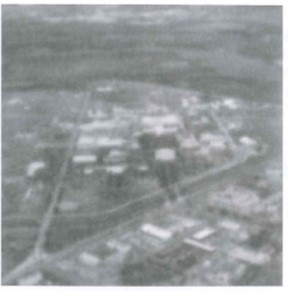
#> input picture HW5-1/Fig5.25.jpg, 288 x 291 px
$ jupyter execute HW5-1_code.ipynb
#> lines starting #> are read from the running program, lines starting #| are printed output that depends on the picture; after the words box and inside, x2 and y2 are one past the last pixel; in counts of white or black regions, pixels touching at a corner belong together
# Libraries

[cell 1]
import cv2
import numpy as np
import matplotlib.pyplot as plt

# Load Images

[cell 2]
img1 = cv2.imread('Fig5.25.jpg', cv2.IMREAD_GRAYSCALE)
#> img1: shape (291, 288); min 92, max 255, mean 151.8
plt.imshow(img1, cmap='gray')
plt.axis('off')
plt.show()

[cell 3]
img2 = cv2.imread('book-cover-blurred.tif', cv2.IMREAD_GRAYSCALE)
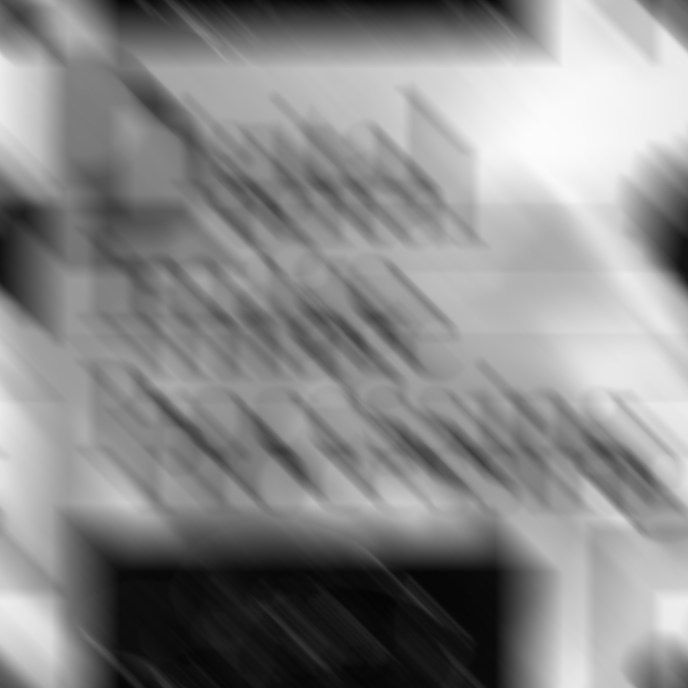
#> input picture HW5-1/book-cover-blurred.tif, 688 x 688 px
#> img2 is the input picture: shape (688, 688); min 4, max 251, mean 137.8
plt.imshow(img2, cmap='gray')
plt.axis('off')
plt.show()

# Useful functions

[cell 4]
def get_magnitude(image):
    return np.log(1 + np.abs(image))

def degradation_func1(image, k=0.0025):
#> called with k = 0.0025
    M, N = image.shape
#> M = 291; N = 288
    u, v = np.meshgrid(np.arange(M), np.arange(N), indexing="ij")
    return np.exp(-k * (((u - M//2)**2 + (v - N//2)**2)**(5/6)))

###TODO###
def degradation_func2(image, T=1, a=0.1, b=0.1):
    M, N = image.shape
    u, v = np.meshgrid(np.linspace(-M//2, M//2, M), np.linspace(-N//2, N//2, N))
    # u, v = np.meshgrid(np.arange(M), np.arange(N))
    return (T * np.sinc(u * a + v * b)) * np.exp(-1j * np.pi * (u * a + v * b))
    # return np.sinc(u*a + v*b) * np.exp(-1j * np.pi * (u*a + v*b))

def LPFilter(image, radius):
    M, N = image.shape
    u, v = np.meshgrid(np.arange(M), np.arange(N), indexing="ij")
    D = ((u - M//2)**2 + (v - N//2)**2)**0.5
    kernel = np.zeros(image.shape[:2], np.float32)
    kernel[D <= radius] = 1
    return kernel

def inverse_filtering(image, H, D_0=0, mode='normal'):
    """
    Inverse Filtering

    Args:
        image: Input image
        H: Degradation function
        figsize: Output size of the result image
        D_0: Low-pass filter radius (default=0)
        mode: output mode (default=normal)
    """
#> called with D_0 = 0, mode = 'format'

    # FFT
    fft = np.fft.fft2(image)
    fft_shifted = np.fft.fftshift(fft)  # Shift the zero frequency component to the center

    if D_0 == 0:
        fft_shifted_filtered = fft_shifted / H
    else:
        lpf = LPFilter(fft_shifted, radius=D_0)
        fft_shifted_filtered = fft_shifted / H * lpf

    # IDFT
    ifft_unshift = np.fft.ifftshift(fft_shifted_filtered)
    ifft = np.fft.ifft2(ifft_unshift)

    rebuilded_image = np.uint8(cv2.normalize(np.abs(ifft), None, 0, 255, cv2.NORM_MINMAX))

    if mode == 'normal':
        plt.figure(figsize=(10, 10))
        plt.subplot(2, 2, 1), plt.imshow(image, cmap='gray')
        plt.title('Original Image'), plt.axis('off')
        plt.subplot(2, 2, 2), plt.imshow(get_magnitude(fft_shifted), cmap='gray')
        plt.title('Fourier Spectrum'), plt.axis('off')
        plt.subplot(2, 2, 3), plt.imshow(get_magnitude(H), cmap='gray')
        plt.title('Degradation Function'), plt.axis('off')
        plt.subplot(2, 2, 4), plt.imshow(rebuilded_image, cmap='gray')
        plt.title(f'Reconstruct Image (w/o limit)'), plt.axis('off')
        plt.show()

    elif mode == 'format':
        D_0_values = [image.shape[0], 40, 70, 85]
#> D_0_values = [291, 40, 70, 85]

        plt.figure(figsize=(16, 16))
        plt.subplot(1, 3, 1), plt.imshow(image, cmap='gray')
        plt.title('Original Image'), plt.axis('off')
        plt.subplot(1, 3, 2), plt.imshow(get_magnitude(fft_shifted), cmap='gray')
        plt.title('Fourier Spectrum'), plt.axis('off')
        plt.subplot(1, 3, 3), plt.imshow(get_magnitude(H), cmap='gray')
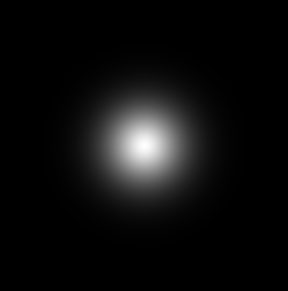
#> H: shape (291, 288) float64; min 2.01e-08, max 1, mean 0.0548
        plt.title('Degradation Function'), plt.axis('off')
        plt.show()

        fig, axs = plt.subplots(2, 2, figsize=(10, 10))

        for i, D_0 in enumerate(D_0_values):
            if D_0 == 0:
                fft_shifted_filtered = fft_shifted / H
            else:
                lpf = LPFilter(fft_shifted, radius=D_0)
                fft_shifted_filtered = fft_shifted / H * lpf

            ifft_unshift = np.fft.ifftshift(fft_shifted_filtered)
            ifft = np.fft.ifft2(ifft_unshift)
            rebuilded_image = np.uint8(cv2.normalize(np.abs(ifft), None, 0, 255, cv2.NORM_MINMAX))

            axs[i // 2, i % 2].imshow(rebuilded_image, cmap='gray')
            if i == 0:
                axs[i // 2, i % 2].set_title(f'Reconstruct Image (w/o limit)')
            else:
                axs[i // 2, i % 2].set_title(f'Reconstruct Image (D_0={D_0})')
            axs[i // 2, i % 2].axis('off')
#> this loop made 4 passes
#> pass 2, in inverse_filtering, `lpf = LPFilter(fft_shifted, radius=D_0)`:
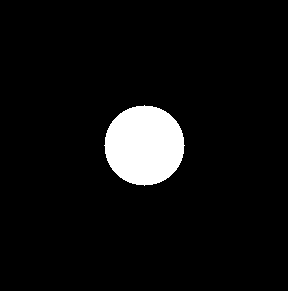
#> lpf: shape (291, 288) float32; values 0 (black) and 1 (white), 6% white; 1 white region, box (x1, y1, x2, y2) and area: (104, 105, 185, 186) 5025

        plt.show()
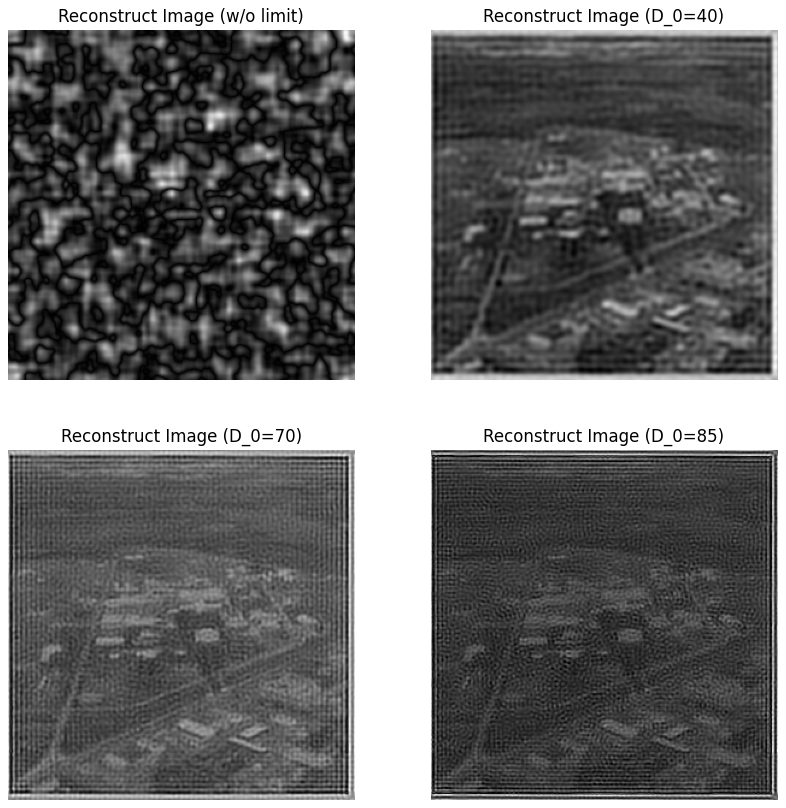
#> figure drawn by matplotlib, 4 panels

def wiener_filtering(image, H, K, show_group=True):

    # FFT
#> called with K = 0.005, show_group = True
    fft = np.fft.fft2(image)
    fft_shifted = np.fft.fftshift(fft)

    H_conj = np.conj(H)
    fft_shifted_filtered = (H_conj / ((np.abs(H))**2 + K)) * fft_shifted
    # plt.imshow(get_magnitude(fft_shifted_filtered), cmap='gray')
    # plt.show()

    # IDFT
    ifft_unshift = np.fft.ifftshift(fft_shifted_filtered)
    ifft = np.fft.ifft2(ifft_unshift)

    rebuilded_image = np.uint8(cv2.normalize(np.abs(ifft), None, 0, 255, cv2.NORM_MINMAX))

    if show_group:
        plt.figure(figsize=(10, 10))
        plt.subplot(2, 2, 1), plt.imshow(image, cmap='gray')
        plt.title('Original Image'), plt.axis('off')
        plt.subplot(2, 2, 2), plt.imshow(get_magnitude(fft_shifted), cmap='gray')
        plt.title('Fourier Spectrum'), plt.axis('off')
        plt.subplot(2, 2, 3), plt.imshow(get_magnitude(H), cmap='gray')
        plt.title('Degradation Function'), plt.axis('off')
        plt.subplot(2, 2, 4), plt.imshow(rebuilded_image, cmap='gray')
        plt.title('Reconstruct Image'), plt.axis('off')
        plt.show()
    else:
        plt.imshow(rebuilded_image, cmap='gray')
        plt.axis('off')
        plt.show()

## 1. Fig5.25.jpg

[cell 5]
inverse_filtering(img1, H=degradation_func1(img1), mode='format')

[cell 6]
wiener_filtering(img1, H=degradation_func1(img1), K=5e-3)

## 2.book-cover-blurred.tif

[cell 7]
inverse_filtering(img2, H=degradation_func2(img2), mode='normal')

[cell 8]
wiener_filtering(img2, H=degradation_func2(img2), K=4e-4, show_group=False)
#> call 2 of wiener_filtering, with H = array of shape (688, 688), K = 0.0004, show_group = False
#> in wiener_filtering (call 2), `rebuilded_image = np.uint8(cv2.normalize(np.abs(ifft), None, 0, 255, c..`:
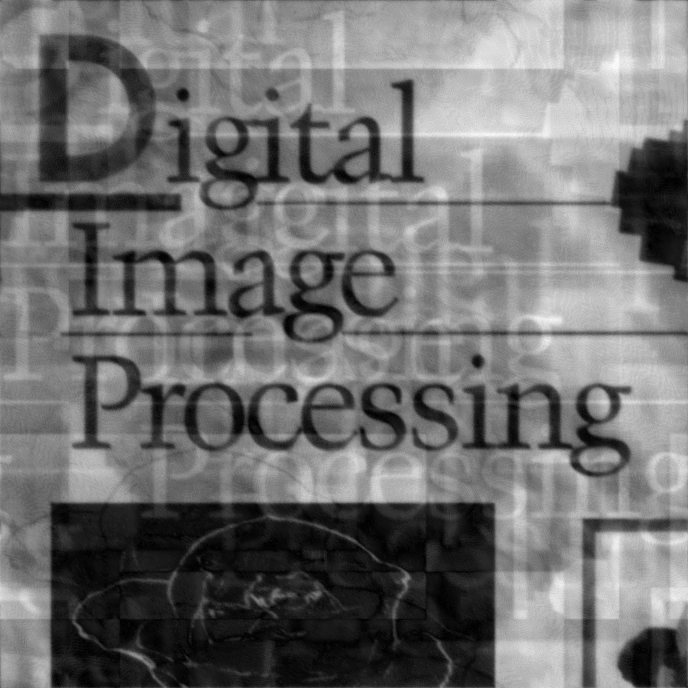
#> rebuilded_image: shape (688, 688); min 0, max 255, mean 112.7

# Appendix

[cell 9]
img3 = cv2.imread('Fig0525(b)(aerial_view_turb_c_0pt0025).tif', cv2.IMREAD_GRAYSCALE)
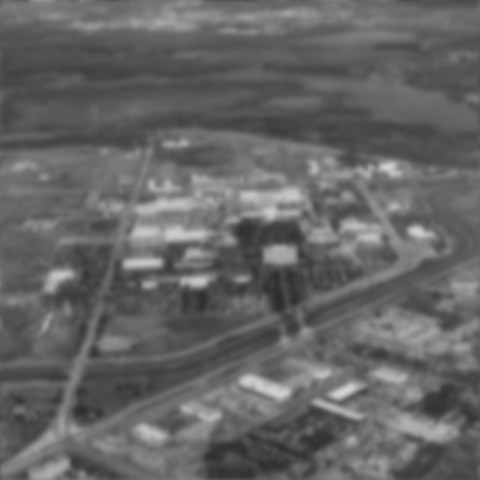
#> input picture HW5-1/Fig0525(b)(aerial_view_turb_c_0pt0025).tif, 480 x 480 px
#> img3 is the input picture: shape (480, 480); min 44, max 211, mean 101.2
plt.imshow(img3, cmap='gray')
plt.axis('off')
plt.show()

[cell 10]
inverse_filtering(img3, H=degradation_func1(img3), mode='format')
#> call 3 of inverse_filtering, with D_0 = 0, mode = 'format'
#> in inverse_filtering (call 3), `rebuilded_image = np.uint8(cv2.normalize(np.abs(ifft), None, 0, 255, c..`:
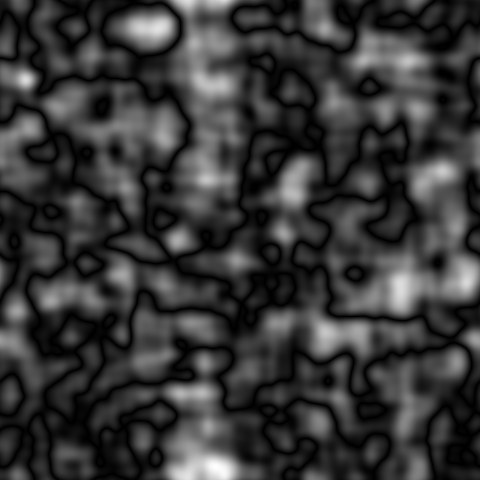
#> rebuilded_image: shape (480, 480); min 0, max 255, mean 55.8
#> in get_magnitude (call 7), `return np.log(1 + np.abs(image))`:
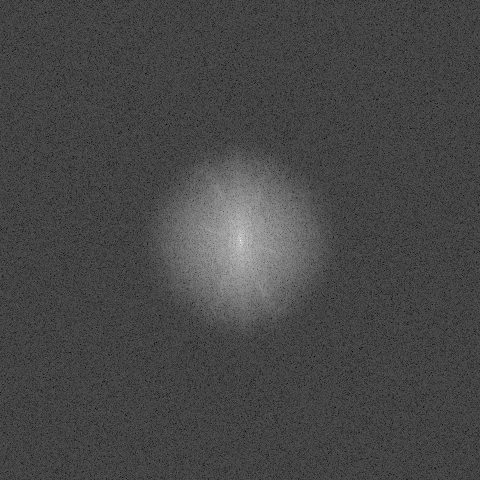
#> returned value: shape (480, 480) float64; min 0.322, max 16.96, mean 4.99; drawn with min black and max white
#> in inverse_filtering (call 3), `plt.show()`:
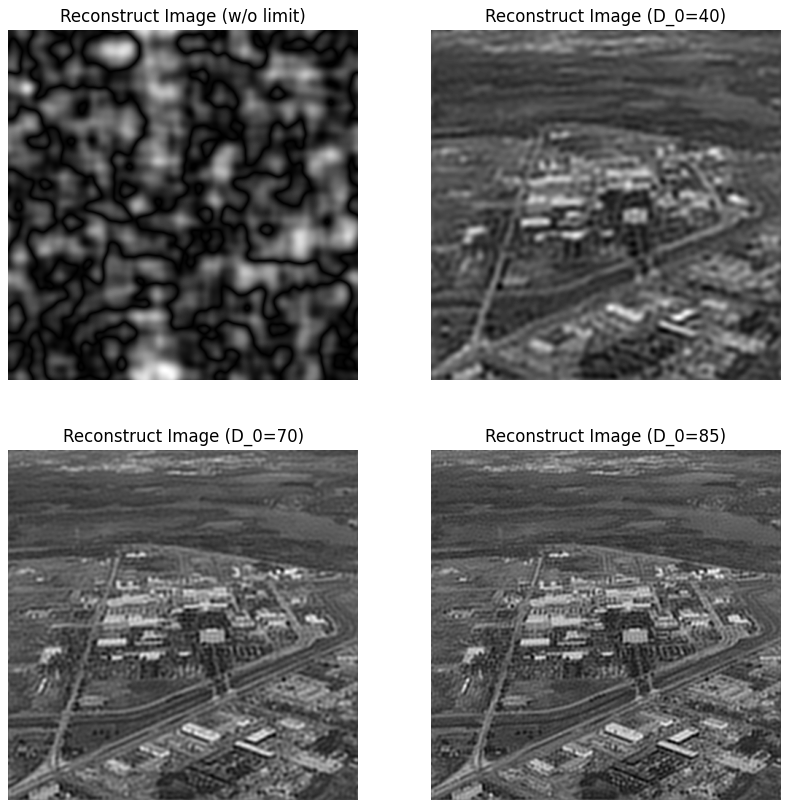
#> figure drawn by matplotlib, 4 panels

[cell 11]
wiener_filtering(img3, H=degradation_func1(img3), K=5e-5)
#> call 3 of wiener_filtering, with K = 5e-05, show_group = True
#> in wiener_filtering (call 3), `rebuilded_image = np.uint8(cv2.normalize(np.abs(ifft), None, 0, 255, c..`:
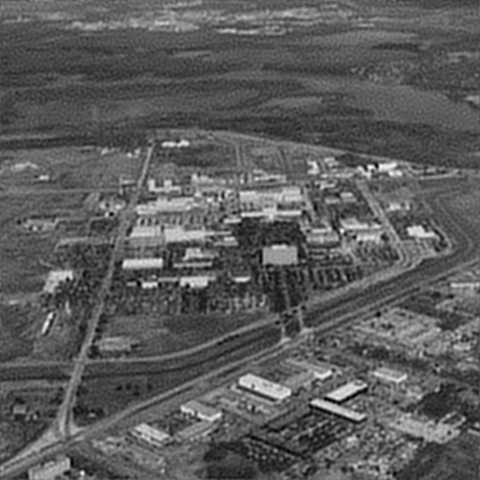
#> rebuilded_image: shape (480, 480); min 0, max 255, mean 92
